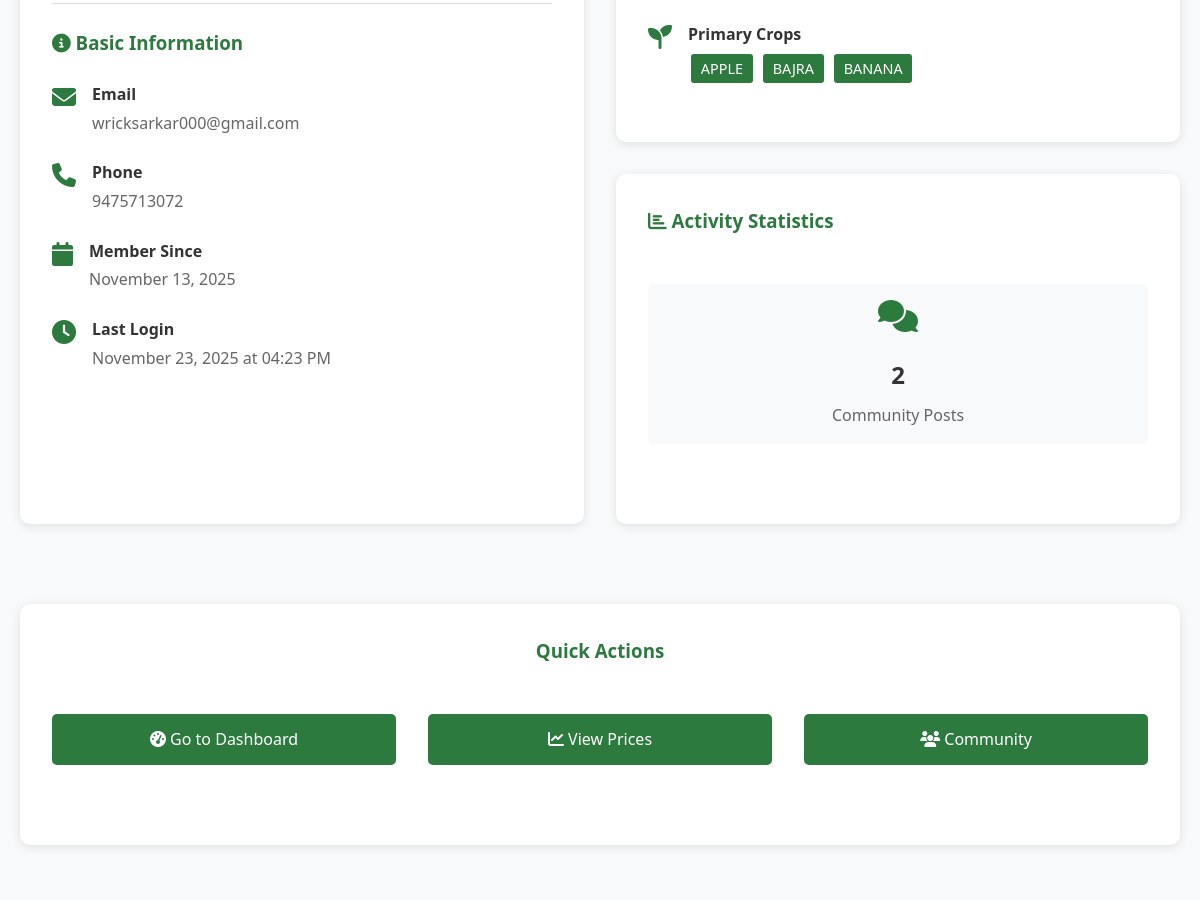
The page /profile (signed in, middle part) on the database as committed earlier.
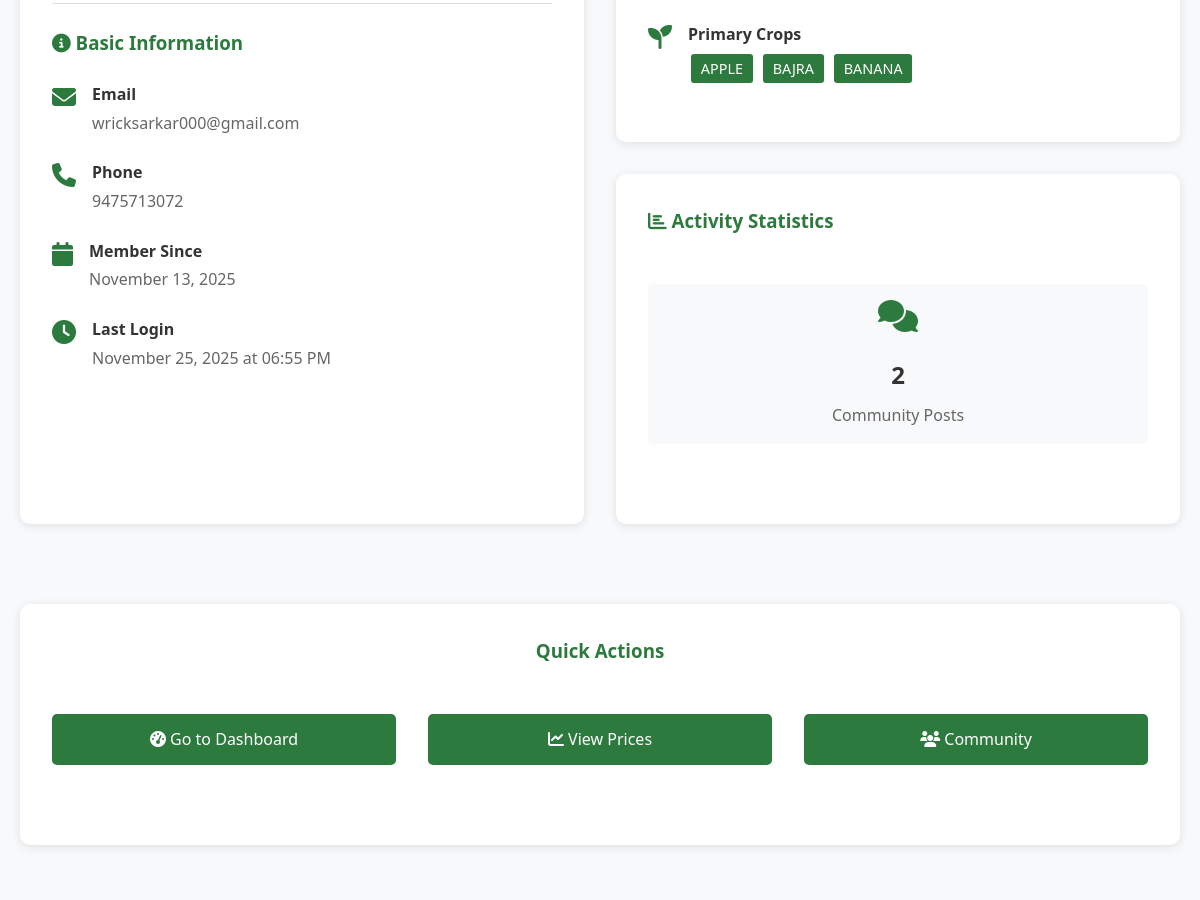
The same page on the database as committed later.
### models.py (models this page shows, shortened)
class User(UserMixin, db.Model):
    __tablename__ = 'users'
    id = db.Column(db.Integer, primary_key=True)
    full_name = db.Column(db.String(100), nullable=False)
    email = db.Column(db.String(120), unique=True, nullable=False, index=True)
    phone = db.Column(db.String(15), unique=True, nullable=False)
    password_hash = db.Column(db.String(256), nullable=False)
    user_type = db.Column(db.String(20), nullable=False)  # farmer, ngo, trader
    state = db.Column(db.String(50))
    district = db.Column(db.String(50))
    farm_size = db.Column(db.Float)
    primary_crops = db.Column(db.String(500))  # Comma-separated crop names
    created_at = db.Column(db.DateTime, default=datetime.utcnow)
    last_login = db.Column(db.DateTime)
    is_active = db.Column(db.Boolean, default=True)
    posts = db.relationship('CommunityPost', backref='author', lazy=True, cascade='all, delete-orphan')
    def get_primary_crops_list(self):
        if self.primary_crops:
            return [crop.strip() for crop in self.primary_crops.split(',')]
        return []

### app.py (the view)
@app.route('/profile')
@login_required
def profile():
    posts_count = CommunityPost.query.filter_by(user_id=current_user['id']).count()
    total_likes = db.session.query(db.func.sum(CommunityPost.likes))\
        .filter_by(user_id=current_user['id'])\
        .scalar() or 0
    return render_template('profile.html',
                         user=current_user['details'],
                         current_user=current_user,
                         posts_count=posts_count,
                         total_likes=total_likes)

### app.py (called while the page is built)
@login_manager.user_loader
def load_user(user_id):
    return  db.session.get(User, user_id)

def login_required(f):
    @wraps(f)
    def decorated_function(*args, **kwargs):
        if current_user['is_authenticated'] == False:
            flash('Please login to access this page.', 'warning')
            return redirect(url_for('login'))
        return f(*args, **kwargs)
    return decorated_function

### templates/profile.html (shortened to what the changed rows need)
{% extends "base.html" %}
{% block content %}
<section>
    <div class="container">
        <div class="grid grid-2">
            <div class="card">
                <div style="border-top: 1px solid var(--border-color); padding-top: 1.5rem;">
                    <div class="profile-info-item">
                        <div>
                            <strong>Email</strong>
                            <p>{{ user.email }}</p>
                        </div>
                    </div>
                    <div class="profile-info-item">
                        <div>
                            <strong>Phone</strong>
                            <p>{{ user.phone }}</p>
                        </div>
                    </div>
                    <div class="profile-info-item">
                        <div>
                            <strong>Member Since</strong>
                            <p>{{ user.created_at.strftime('%B %d, %Y') }}</p>
                        </div>
                    </div>
                    {% if user.last_login %}
                    <div class="profile-info-item">
                        <i class="fas fa-clock"></i>
                        <div>
                            <strong>Last Login</strong>
                            <p>{{ user.last_login.strftime('%B %d, %Y at %I:%M %p') }}</p>
                        </div>
                    </div>
                    {% endif %}
                </div>
            </div>
            {% if user.user_type == 'farmer' %}
            <div>
                <div class="card mt-2">
                    <div class="grid grid-2" style="gap: 1rem;">
                        <div style="text-align: center; background-color: var(--light-bg); padding: 1rem; border-radius: 5px;">
                            <h2 style="margin: 0.5rem 0;">{{ posts_count }}</h2>
                        </div>
                    </div>
                </div>
            </div>
            {% endif %}
        </div>
    </div>
</section>
{% endblock %}

Rows that differ between the two databases and show on the page:
changed User "wricksarkar000@gmail.com": last_login "November 23, 2025 at 04:23 PM" → "November 25, 2025 at 06:55 PM"
